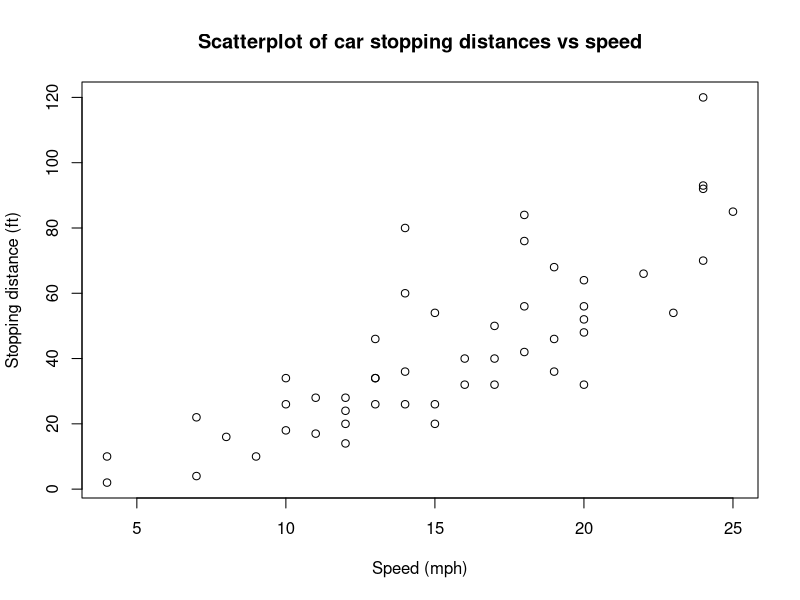
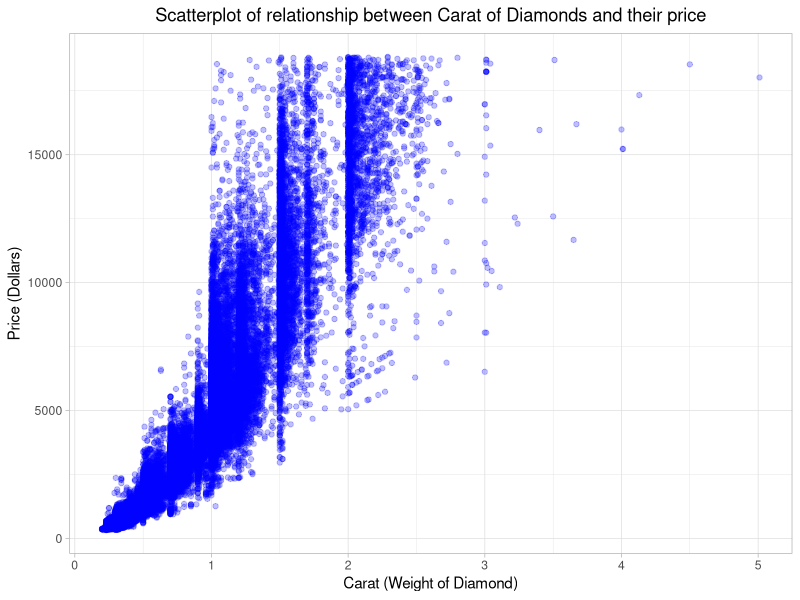

Reproduce these figures in R, in order.
# Question 1
df <- data.frame(
    People = c("Tahir", "Jiaan", "Caleb", "Layla", "Chris"),
    Height = c(160, 170, 185, 140, 160)
)
head(df)

# Question 2
my_vector <- seq(from = 1, to = 1000, by = 1)
my_matrix <- matrix(1:100, nrow = 10, ncol = 10)
my_dataframe <- data.frame(name = rep(c("a", "b"), each = 10), value = 21:40)
my_list <- list(my_vector, my_matrix, my_dataframe)

my_vector[4]
my_matrix[7, 4]
my_dataframe[10, "name"]
my_list[[1]][5]

# Question 3
# Method 1 - print
print(200:300)

# Method 2 - for loop
for (i in 200:300) {
    print(i)
}

# Method 3 - sapply
values <- 200:300
values
sapply(values, print)

# Question 4
animals <- c("tiger", "lion", "badger", "fox", "rabbit", "fish", "dog", "octopus")
animals <- replace(animals, c(6, 8), c("squirrel", "horse"))
animals

# Question 5
data(cars)
plot(cars, xlab = "Speed (mph)", ylab = "Stopping distance (ft)", main = "Scatterplot of car stopping distances vs speed")

# Question 6
library(dplyr)
data(starwars)
as.data.frame(head(arrange(starwars, desc(height)), 1))
as.data.frame(head(arrange(starwars, mass), 1))

# Question 7
library(dplyr)
data(storms)
head(unique(storms))
# Number of different storms
storms %>%
    distinct(name) %>%
    tally()

# Year with most storms
storms %>%
    distinct(name, year) %>%
    count(year) %>%
    arrange(desc(n)) %>%
    head(1)

# Highest Pressure
storms %>%
    select(name, year, pressure) %>%
    arrange(desc(pressure)) %>%
    head(1)

# Question 8
# Loading Requirements
library(tidyverse)
data(diamonds)

# Creating plot of relationship between carat and price
ggplot(aes(x = carat, y = price), data = diamonds) +
    geom_point(alpha = 0.25, colour = "blue") + # Creating scatterplot
    labs( # Adding labels to axis and title
        x = "Carat (Weight of Diamond)",
        y = "Price (Dollars)",
        title = "Scatterplot of relationship between Carat of Diamonds and their price"
    ) +
    theme_light() + # Using Theme to centre title
    theme(plot.title = element_text(hjust = 0.5))
